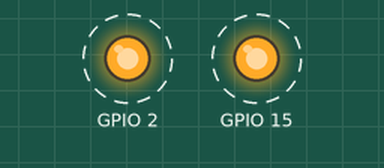
This sketch was run on a simulated ESP32-S3. On the bench: output pins drawn as LEDs (lit = HIGH). Dashed ring = blinking. What the sketch prints to the serial monitor is not drawn.

Above: at 1.5 s.
Timing chart, 0 to 5.6 s (numbered marks = the images above):
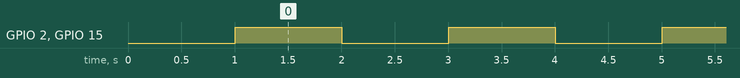

Measured:
- by itself, GPIO 2, GPIO 15: alternates HIGH for 1.0 s and LOW for 1.0 s

The sketch:

teste_esp32.ino
```cpp
void setup() {
  Serial.begin(115200);
  delay(1000);
  Serial.println("===============================");
  Serial.println("CONEXAO COM ESP32-S3 FUNCIONANDO!");
  Serial.println("===============================");

  // Configura GPIO 2 e 15 como saída (LEDs comuns de placas de teste)
  pinMode(2, OUTPUT);
  pinMode(15, OUTPUT);
}

void loop() {
  Serial.println("Blink rodando... ");

  digitalWrite(2, HIGH);
  digitalWrite(15, HIGH);
  delay(1000);

  digitalWrite(2, LOW);
  digitalWrite(15, LOW);
  delay(1000);
}
```
